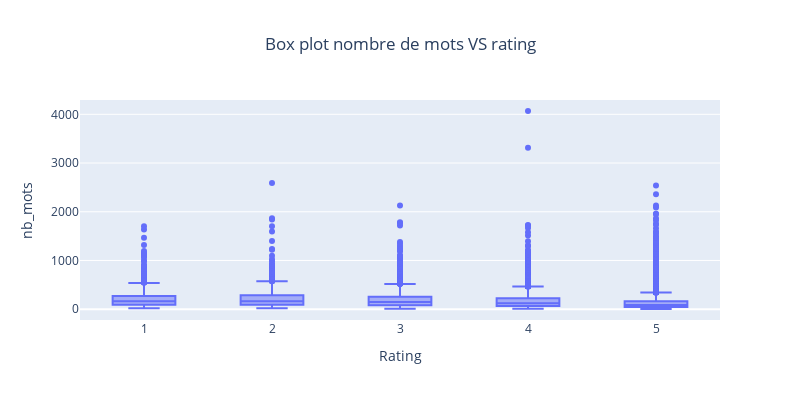

Source (notebook cell):
### Code cell
#visualisation du nombre de mots par rating via boxplot
fig = px.box(df, x='Rating', y='nb_mots', width=800, height=400, title='Box plot nombre de mots VS rating')

fig.update_layout(
            title={
            'x':0.5,
            'xanchor': 'center',
        })

fig.show()

### Figure 1 — Plotly figure (JSON) as saved in the notebook; plotly's stock layout.template omitted (floating-point values rounded to 4 significant figures; data arrays with more than 128 entries replaced by an {"elided": "..."} marker saying what was removed)
{"data": [{"alignmentgroup": "True", "hovertemplate": "Rating=%{x}<br>nb_mots=%{y}<extra></extra>", "legendgroup": "", "marker": {"color": "#636efa"}, "name": "", "notched": false, "offsetgroup": "", "orientation": "v", "showlegend": false, "type": "box", "x": {"elided": "13630 int values"}, "x0": " ", "xaxis": "x", "y": {"elided": "13630 int values"}, "y0": " ", "yaxis": "y"}], "layout": {"boxmode": "group", "height": 400, "legend": {"tracegroupgap": 0}, "title": {"text": "Box plot nombre de mots VS rating", "x": 0.5, "xanchor": "center"}, "width": 800, "xaxis": {"anchor": "y", "domain": [0, 1], "title": {"text": "Rating"}}, "yaxis": {"anchor": "x", "domain": [0, 1], "title": {"text": "nb_mots"}}}}
